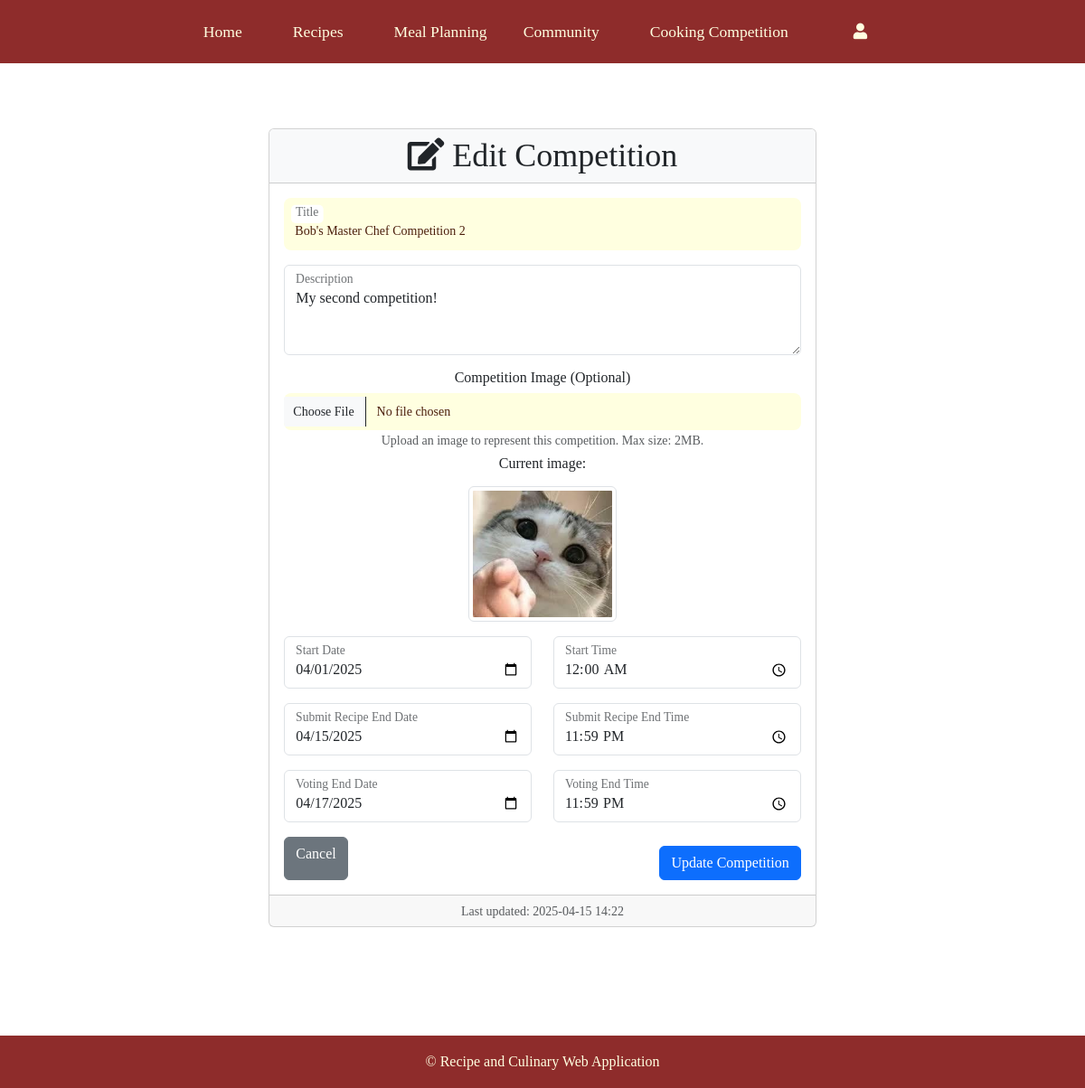
Screenshot of /cooking_competition/index.php?page=competitions&action=edit&id=13 (signed in) with the database file from the repository.
### tables this page shows
CREATE TABLE `competitions` (
  `id` int(11) NOT NULL,
  `title` text NOT NULL,
  `description` text NOT NULL,
  `image` text DEFAULT NULL,
  `start_date` datetime NOT NULL,
  `end_date` datetime NOT NULL,
  `voting_end_date` datetime NOT NULL,
  `status` enum('upcoming','active','voting','completed') DEFAULT 'upcoming',
  `created_by` int(11) NOT NULL,
  `created_at` timestamp NOT NULL DEFAULT current_timestamp()
);

### cooking_competition/models/Competition.php (called while the page is built, shortened)
<?php
class Competition {
    private $conn;
    private $table = 'competitions';
    public $id;
    public $title;
    public $description;
    public $image;
    public $start_date;
    public $end_date;
    public $voting_end_date;
    public $status;
    public $created_at;
    public $created_by;
    public function __construct($db) {
        $this->conn = $db;
    }
    public function read_single() {
        $query = "SELECT * FROM {$this->table} WHERE id = ? LIMIT 1";
        $stmt = $this->conn->prepare($query);
        $stmt->bind_param('i', $this->id);
        $stmt->execute();
        $result = $stmt->get_result();
        if($result->num_rows > 0) {
            $row = $result->fetch_assoc();
            $this->id = $row['id'];
            $this->title = $row['title'];
            $this->description = $row['description'];
            $this->image = $row['image'];
            $this->start_date = $row['start_date'];
            $this->end_date = $row['end_date'];
            $this->voting_end_date = $row['voting_end_date'];
            $this->status = $row['status'];
            $this->created_at = $row['created_at'];
            $this->created_by = $row['created_by'];
            return true;
        }
        return false;
    }
    public function get_by_id($id) {
        $this->id = $id;
        if($this->read_single()) {
            return [
                'id' => $this->id,
                'title' => $this->title,
                'description' => $this->description,
                'image' => $this->image,
                'start_date' => $this->start_date,
                'end_date' => $this->end_date,
                'voting_end_date' => $this->voting_end_date,
                'status' => $this->status,
                'created_by' => $this->created_by,
                'created_at' => $this->created_at
            ];
        }
        return false;
    }
}
?>

### cooking_competition/views/competitions/edit.php (the view, shortened to what this page needs)
<div class="container mt-4">
    <div class="row">
        <div class="col-md-8 offset-md-2">
            <div class="card">
                <div class="card-header bg-light">
                    <h2 class="mb-0"><i class="fas fa-edit"></i> Edit Competition</h2>
                </div>
                <div class="card-body">
                    <form method="POST" action="index.php?page=competitions&action=edit&id=<?= $competition['id'] ?>" enctype="multipart/form-data">
                        <div class="form-floating mb-3">
                            <input type="text" class="form-control" id="title" name="title" value="<?= htmlspecialchars($competition['title']) ?>" placeholder="Title" required>
                            <label for="title">Title</label>
                        </div>
                        <div class="form-floating mb-3">
                            <textarea class="form-control" id="description" name="description" rows="4" placeholder="Description" style="height: 100px;" required><?= htmlspecialchars($competition['description']) ?></textarea>
                            <label for="description">Description</label>
                        </div>
                        <div class="mb-3">
                            <label for="image" class="form-label">Competition Image (Optional)</label>
                            <input type="file" class="form-control" id="image" name="image" accept="image/*">
                            <div class="form-text">Upload an image to represent this competition. Max size: 2MB.</div>
                            <?php if (!empty($competition['image'])): ?>
                                <div class="mt-2">
                                    <p>Current image:</p>
                                    <img src="<?= htmlspecialchars($competition['image']) ?>" class="img-thumbnail" style="max-height: 150px;" alt="Current competition image">
                                </div>
                            <?php endif; ?>
                        </div>
                        <div class="row mb-3">
                            <div class="col">
                                <div class="form-floating">
                                    <input type="date" class="form-control" id="start_date" name="start_date" placeholder="Start Date" value="<?= date('Y-m-d', strtotime($competition['start_date'])) ?>" required>
                                    <label for="start_date">Start Date</label>
                                </div>
                            </div>
                            <div class="col">
                                <div class="form-floating">
                                    <input type="time" class="form-control" id="start_time" name="start_time" placeholder="Start Time" value="<?= date('H:i', strtotime($competition['start_date'])) ?>" required>
                                    <label for="start_time">Start Time</label>
                                </div>
                            </div>
                        </div>
                        <div class="row mb-3">
                            <div class="col">
                                <div class="form-floating">
                                    <input type="date" class="form-control" id="end_date" name="end_date" placeholder="Submit Recipe End Date" value="<?= date('Y-m-d', strtotime($competition['end_date'])) ?>" required>
                                    <label for="end_date">Submit Recipe End Date</label>
                                </div>
                            </div>
                            <div class="col">
                                <div class="form-floating">
                                    <input type="time" class="form-control" id="end_time" name="end_time" placeholder="Submit Recipe End Time" value="<?= date('H:i', strtotime($competition['end_date'])) ?>" required>
                                    <label for="end_time">Submit Recipe End Time</label>
                                </div>
                            </div>
                        </div>
                        <div class="row mb-3">
                            <div class="col">
                                <div class="form-floating">
                                    <input type="date" class="form-control" id="voting_end_date" name="voting_end_date" placeholder="Voting End Date" value="<?= date('Y-m-d', strtotime($competition['voting_end_date'])) ?>" required>
                                    <label for="voting_end_date">Voting End Date</label>
                                </div>
                            </div>
                            <div class="col">
                                <div class="form-floating">
                                    <input type="time" class="form-control" id="voting_end_time" name="voting_end_time" placeholder="Voting End Time" value="<?= date('H:i', strtotime($competition['voting_end_date'])) ?>" required>
                                    <label for="voting_end_time">Voting End Time</label>
                                </div>
                            </div>
                        </div>
                        <div class="d-flex justify-content-between">
                            <a href="index.php?page=competitions" class="btn btn-secondary" role="button">Cancel</a>
                            <button type="submit" class="btn btn-primary">Update Competition</button>
                        </div>
                    </form>
                </div>
                <div class="card-footer text-muted">
                    <small>Last updated: <?= date('Y-m-d H:i', strtotime($competition['updated_at'] ?? $competition['created_at'])) ?></small>
                </div>
            </div>
        </div>
    </div>
</div>

### styles.css (style rules this page uses)
html, body { height: 100%; margin: 0; padding: 0; font-family: 'Times New Roman', Times, serif; background-position: center; background-repeat: no-repeat; }
.container { width: 100%; margin: 0 auto; padding: 20px; text-align: center; max-width: 1000px; color:black; }
h2 { text-align: center; font-size: 36px; margin-bottom: 30px; }
form { display: grid; grid-template-columns: 1fr 1fr; grid-gap: 20px; }
label { font-size: 16px; }
input[type="text"], textarea, select, input[type="file"] { width: 100%; padding: 10px; border: none; border-radius: 8px; background-color: lightyellow; color: #4B1E0C; font-size: 14px; }
textarea { resize: vertical; height: 100px; }
button { background-color: #8E2C2B; color: lightyellow; border: none; padding: 15px; font-size: 16px; border-radius: 10px; cursor: pointer; grid-column: 1 / span 2; margin-top: 10px; font-family: 'Times New Roman', Times, serif; }
.container { max-width: 1000px; margin: 0 auto; padding: 20px; text-align: center; }

### cooking_competition/assets/css/styles.css (style rules this page uses)
body { line-height: unset !important; }
form { display: block; }

### rows the page displays
competitions: title "Bob's Master Chef Competition 2", description "My second competition!", image (picture), start_date "04/01/2025", start_time "00:00", end_date "04/15/2025", end_time "23:59", voting_end_date "04/17/2025", voting_end_time "23:59", created_at "2025-04-15 14:22"
